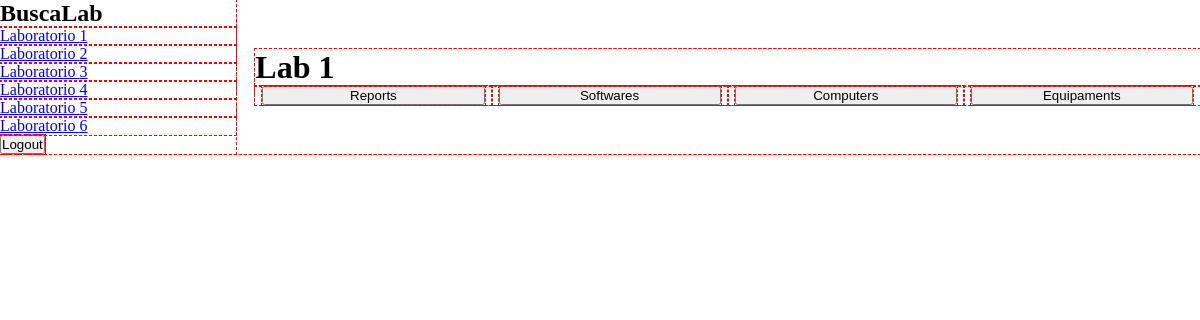
Screenshot of /BuscaLab/1 (signed in) with the database file from the repository.
### busca_lab/models.py (models this page shows)
class Lab(models.Model):
    name = models.CharField(max_length=64)
    softwares = models.ManyToManyField(Software, blank=True, related_name="installed_in")
    model = models.ManyToManyField(PC_model,blank=True, related_name="locals")
    equipaments = models.ManyToManyField(Equipament,blank=True, related_name="are_in")
    def __str__(self):
        return f"{self.name}"

### busca_lab/views.py (the view)
# urls.py: path("<int:lab_id>", views.lab, name="lab"),
def lab(request, lab_id):
    laboratorie = Lab.objects.get(pk = lab_id)
    if not request.user.is_authenticated:
        return render(request, "busca_lab/lab.html",{
            "lab": laboratorie,
            "models": Quantity.objects.filter(lab = laboratorie).all(),
            "softwares": laboratorie.softwares.all(),
        })
    return render(request, "busca_lab/adm_index.html",{
        "labs": Lab.objects.all(),
        "lab": laboratorie,
        "models": Quantity.objects.filter(lab = laboratorie).all(),
        "softwares": laboratorie.softwares.all(),
        "equipaments": laboratorie.equipaments.all(),
        "reports": Report.objects.all(),
    })

### busca_lab/templates/busca_lab/adm_index.html (shortened to what this page needs)
{% extends "busca_lab/layout.html" %}
{% block body %}
    <aside >
        <h1>BuscaLab</h1>
        <ul>
            {% for lab in labs %}
            <a href="{% url 'buscalab:lab' lab.id %}"><li>Laboratorio {{lab.id}}</li></a>
            {% endfor %}
        </ul>
        <a href="{% url 'buscalab:logout' %}"><button>Logout</button></a>
    </aside>
    <main>
        <h1>Lab {{lab.id}}</h1>
        <section id="view">
            <article >
                <button data-page="Reports" >Reports</button>
            </article>
            <article >
                <button data-page="Softwares" >Softwares</button>
            </article>
            <article >
                <button data-page="Computers">Computers</button>
            </article>
            <article>
                <button data-page="Equipaments">Equipaments</button>
            </article>
        </section>
    </main>
{% endblock %}

### busca_lab/static/busca_lab/styles/user.css (style rules this page uses)
* { outline: dashed 1px red; padding: 0px; margin: 0px; }
body { height: 100%; display: flex; flex-flow: column nowrap; justify-content: center; align-items: center; gap: 1.2rem; }
article { display: flex; flex-flow: column nowrap; width: 100%; box-sizing: border-box; padding: 0 7px; gap: 1rem; }

### busca_lab/templates/busca_lab/adm_index.html (style rules this page uses)
* { outline: dashed red 1px; }
body { display: flex; flex-flow: row nowrap; }
aside { width: 20%; }
main { width: 80%; }
section { width: 100%; display: flex; flex-flow: row nowrap; justify-content: center; }
article { margin: auto; }

### rows the page displays
Lab: id "1"
Lab: id "2"
Lab: id "3"
Lab: id "4"
Lab: id "5"
Lab: id "6"
